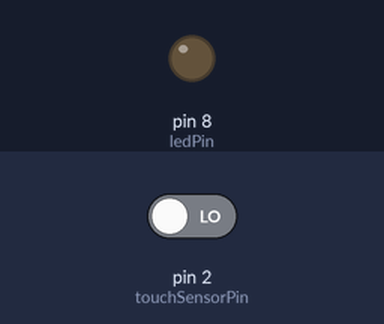
Recording of a sketch running on a simulated Arduino Uno, built with avr-gcc and run on an emulated ATmega328P. Parts: output pins drawn as LEDs (lit = HIGH). Inputs (shaded band) come from the test bench; at power-on: pin 2 (touchSensorPin) LOW.

Above: at 1.2 s.
1.3 s: pin 2 (touchSensorPin) driven HIGH
At 2.1 s:
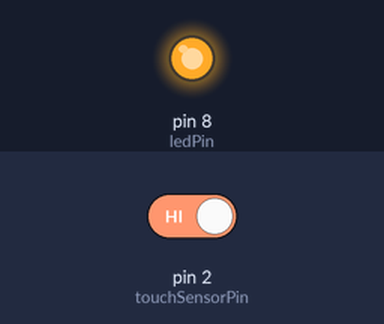
Timing chart, 0 to 4.3 s (numbered marks = the images above; inputs shaded):
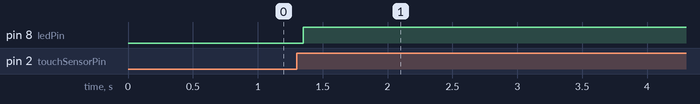

The sketch:

Touch_Sensor.ino
```cpp
// Project 39: Touch Sensor
// Toggles an LED on and off with a touch sensor.

int touchSensorPin = 2; // Digital pin for the touch sensor
int ledPin = 8;

boolean ledState = LOW;
boolean lastTouchState = LOW;
unsigned long lastDebounceTime = 0;
unsigned long debounceDelay = 50;

void setup() {
  pinMode(touchSensorPin, INPUT);
  pinMode(ledPin, OUTPUT);
}

void loop() {
  int reading = digitalRead(touchSensorPin);

  if (reading != lastTouchState) {
    lastDebounceTime = millis();
  }

  if ((millis() - lastDebounceTime) > debounceDelay) {
    if (reading == HIGH) {
      ledState = !ledState; // Toggle the LED state
      digitalWrite(ledPin, ledState);
      // Wait for the finger to be removed to prevent multiple toggles
      while(digitalRead(touchSensorPin) == HIGH) {
        delay(10);
      }
    }
  }
  lastTouchState = reading;
}
```

Measured:
- after the input at 1.3 s, pin 8 (ledPin): LOW → HIGH after 0.05 s
